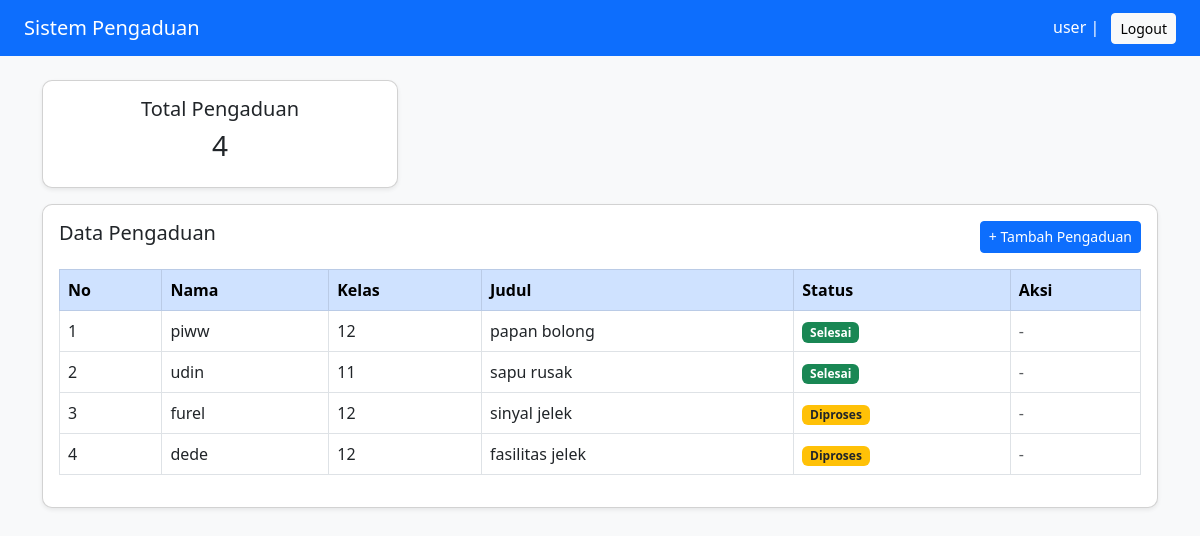
Page /index.php (signed in) on the committed database.
### tables this page shows
CREATE TABLE `pengaduan` (
  `id` int(11) NOT NULL,
  `nama` varchar(100) DEFAULT NULL,
  `kelas` varchar(50) DEFAULT NULL,
  `judul` varchar(200) DEFAULT NULL,
  `deskripsi` text DEFAULT NULL,
  `status` varchar(50) DEFAULT NULL,
  `tanggal` timestamp NOT NULL DEFAULT current_timestamp()
);

### models/pengaduan.php (called while the page is built, shortened)
<?php
include __DIR__ . '/../config/koneksi.php';
function getData() {
    global $conn;
    return mysqli_query($conn, "SELECT * FROM pengaduan");
}
?>

### index.php (the view, shortened to what this page needs)
<?php
include 'models/pengaduan.php';
$data = getData();
$total = mysqli_num_rows($data);
?>
<!DOCTYPE html>
<html>
<head>
    <link href="https://cdn.jsdelivr.net/npm/bootstrap@5.3.0/dist/css/bootstrap.min.css" rel="stylesheet">
</head>
<body>
<nav class="navbar navbar-dark px-4">
    <span class="navbar-brand">Sistem Pengaduan</span>
    <div class="text-white">
        <?= $_SESSION['role']; ?> |
        <a href="auth/logout.php" class="btn btn-light btn-sm ms-2">Logout</a>
    </div>
</nav>
<div class="container mt-4">
    <div class="row mb-3">
        <div class="col-md-4">
            <div class="card text-center shadow-sm">
                <div class="card-body">
                    <h5>Total Pengaduan</h5>
                    <h3><?= $total ?></h3>
                </div>
            </div>
        </div>
    </div>
    <div class="card shadow-sm">
        <div class="card-body">
            <div class="d-flex justify-content-between mb-3">
    <h5>Data Pengaduan</h5>
    <?php if($_SESSION['role'] == 'user') { ?>
        <a href="views/tambah.php" class="btn btn-primary btn-sm">
            + Tambah Pengaduan
        </a>
    <?php } ?>
</div>
            <table class="table table-bordered table-hover">
                <thead class="table-primary">
                    <tr>
                        <th>No</th>
                        <th>Nama</th>
                        <th>Kelas</th>
                        <th>Judul</th>
                        <th>Status</th>
                        <th>Aksi</th>
                    </tr>
                </thead>
                <tbody>
                <?php $no=1; while($d=mysqli_fetch_array($data)) { ?>
                    <tr>
                        <td><?= $no++ ?></td>
                      <td><?= $d['nama'] ?? '-' ?></td>
                    <td><?= $d['kelas'] ?? '-' ?></td>
                        <td><?= $d['judul'] ?? '-' ?></td>
                        <td>
                            <?php if ($d['status'] == 'diproses') { ?>
                                <span class="badge bg-warning text-dark">Diproses</span>
                            <?php } else { ?>
                                <span class="badge bg-success">Selesai</span>
                            <?php } ?>
                        </td>
                        <td>
                            <?php if ($_SESSION['role'] == 'admin') { ?>
                                <a href="views/edit.php?id=<?= $d['id'] ?>" class="btn btn-warning btn-sm">Edit</a>
                                <a href="controllers/hapus.php?id=<?= $d['id'] ?>"
                                   class="btn btn-danger btn-sm"
                                   onclick="return confirm('Yakin?')">Hapus</a>
                            <?php } else { ?>
                                <span class="text-muted">-</span>
                            <?php } ?>
                        </td>
                    </tr>
                <?php } ?>
                </tbody>
            </table>
        </div>
    </div>
</div>
</body>
</html>

### index.php (style rules this page uses)
body { background-color: #f8f9fa; }
.navbar { background-color: #0d6efd; }
.card { border-radius: 10px; }

### rows in the picture
pengaduan: nama "piww", kelas "12", judul "papan bolong", status "Selesai"
pengaduan: nama "udin", kelas "11", judul "sapu rusak", status "Selesai"
pengaduan: nama "furel", kelas "12", judul "sinyal jelek", status "Diproses"
pengaduan: nama "dede", kelas "12", judul "fasilitas jelek", status "Diproses"

### other values in the picture
$_SESSION['role'] "user"
$total "4"
